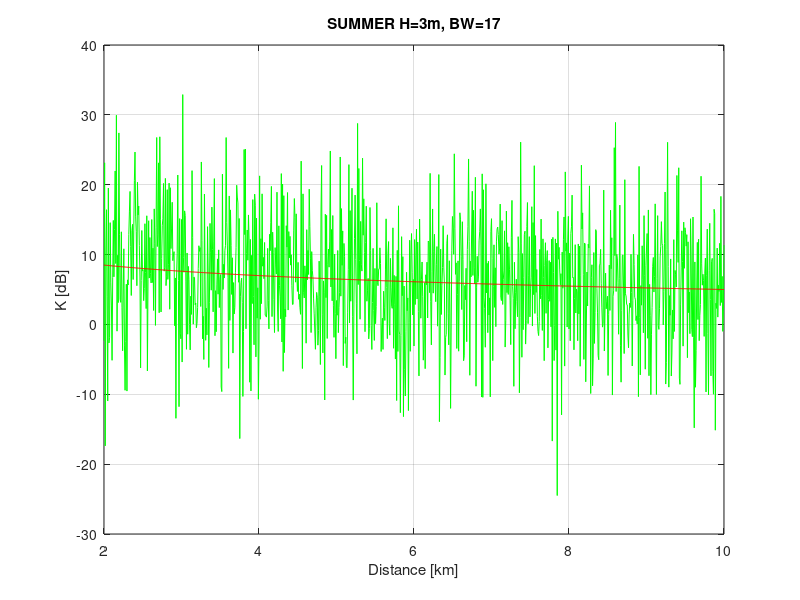

Recreate this plot in MATLAB. (Note: this script raises an error after producing the figure.)
%%%%%%%%%%%%%%%%%%%%%%%%%%%%%%%%%%%%%%%%%%%%%%%%%%%%%%%%%%%%%%%%%%%%%%%%%%%%%%%%%%%%%%
% SIMULATION OF A FIRST ORDER STATISTICAL MODEL FOR K                                %
% ASSUMING K AS A LOGNORMAL VARIABLE AND K IS A FUNCTION OF DISTANCE, Fs, Fh, AND Fb.% 
%%%%%%%%%%%%%%%%%%%%%%%%%%%%%%%%%%%%%%%%%%%%%%%%%%%%%%%%%%%%%%%%%%%%%%%%%%%%%%%%%%%%%%

% WE DEFINE THE VALUES OF THE HEIGHT RECEIVER AND THE ANTENNA BEAMWIDTH (IN
% ACCORDANCE WITH THE TABLE 1. OF THE PAPER "RICEAN K-VALUES.."
% HEIGHTS
h1=3;
h2=10;

%BEAMWIDTHS
b1=17;
b2=30;
b3=65;

% DEFINITION OF Fs, Fh AND Fb.
Fs_Summer= 1.0; % SUMMER (LEAVES)
Fs_Winter= 2.5; % WINTER (NO LEAVES)

Fh1=(h1/3)^0.46; % H IN METERS
Fh2=(h2/3)^0.46

Fb1=(b1/17)^-0.62; % B IN DEGREES
Fb2=(b2/17)^-0.62;
Fb3=(b3/17)^-0.62;

Ko=10.0; %Ko is 10 in dB
Gamma=-0.5; %Go is -0.5 dB

% Distance goes from 2 to 10
% Definition of two variables K_Summer and K_Winter in which each one depends if it is
% Summer or Winter.
K_Summer1_3m=Fs_Summer*Fh1*Fb1*Ko;
K_Summer2_3m=Fs_Summer*Fh1*Fb2*Ko;
K_Summer3_3m=Fs_Summer*Fh1*Fb3*Ko;

K_Summer1_10m=Fs_Summer*Fh2*Fb1*Ko;
K_Summer2_10m=Fs_Summer*Fh2*Fb2*Ko;
K_Summer3_10m=Fs_Summer*Fh2*Fb3*Ko;

K_Winter1_3m=Fs_Winter*Fh1*Fb1*Ko;
K_Winter2_3m=Fs_Winter*Fh1*Fb2*Ko;
K_Winter3_3m=Fs_Winter*Fh1*Fb3*Ko;

K_Winter1_10m=Fs_Winter*Fh2*Fb1*Ko;
K_Winter2_10m=Fs_Winter*Fh2*Fb2*Ko;
K_Winter3_10m=Fs_Winter*Fh2*Fb3*Ko;

% Generation of a Gaussian random variable with standard deviation of 8 db, with 1001 samples
y=2:0.008:10;
s=8;
x=s*randn(1,1001);

% Compute of K_SummerTot and K_WinterTot
d=y;
K_SummerTot1_3m=10*log10(K_Summer1_3m)+ 10*Gamma*log10(d); %K_SummerTot in dB, this value is the mean for the r.v. K
K_SummerTot2_3m=10*log10(K_Summer2_3m)+ 10*Gamma*log10(d);
K_SummerTot3_3m=10*log10(K_Summer3_3m)+ 10*Gamma*log10(d);

K_SummerTot1_10m=10*log10(K_Summer1_10m)+ 10*Gamma*log10(d);
K_SummerTot2_10m=10*log10(K_Summer2_10m)+ 10*Gamma*log10(d);
K_SummerTot3_10m=10*log10(K_Summer3_10m)+ 10*Gamma*log10(d);

K_WinterTot1_3m=10*log10(K_Winter1_3m)+ 10*Gamma*log10(d); %K_WinterTot in dB, this value is the mean for the r.v. K
K_WinterTot2_3m=10*log10(K_Winter2_3m)+ 10*Gamma*log10(d);
K_WinterTot3_3m=10*log10(K_Winter3_3m)+ 10*Gamma*log10(d);
K_WinterTot1_10m=10*log10(K_Winter1_10m)+ 10*Gamma*log10(d);
K_WinterTot2_10m=10*log10(K_Winter2_10m)+ 10*Gamma*log10(d);
K_WinterTot3_10m=10*log10(K_Winter3_10m)+ 10*Gamma*log10(d);

%Mean and variations around the mean (mean=k_SummerTot or K_WinterTot) plus the Gaussian random variable with zero 
%mean and standard deviation=s

K_SummerEst1_3m=K_SummerTot1_3m+x;
K_SummerEst2_3m=K_SummerTot2_3m+x;
K_SummerEst3_3m=K_SummerTot3_3m+x;

K_SummerEst1_10m=K_SummerTot1_10m+x;
K_SummerEst2_10m=K_SummerTot2_10m+x;
K_SummerEst3_10m=K_SummerTot3_10m+x;

K_WinterEst1_3m=K_WinterTot1_3m+x;
K_WinterEst2_3m=K_WinterTot2_3m+x;
K_WinterEst3_3m=K_WinterTot3_3m+x;

K_WinterEst1_10m=K_WinterTot1_10m+x;
K_WinterEst2_10m=K_WinterTot2_10m+x;
K_WinterEst3_10m=K_WinterTot3_10m+x;

figure(2);
plot(y,K_SummerEst1_3m,'g')
hold on;
plot_handles_median=plot(y,K_SummerTot1_3m,'r')
grid on;
title('SUMMER H=3m, BW=17')
xlabel('Distance [km]')
ylabel('K [dB]')
legend_handle=[plot_handles_median];
legend(legend_handle,'Mean of K',1);
Median_Summer1_3m=median(K_SummerEst1_3m)
hold off;

figure(3);
plot(d,K_SummerEst2_3m,'g')
hold on;
plot_handles_median=plot(y,K_SummerTot2_3m,'r')
grid on;
title('SUMMER H=3m, BW=30')
xlabel('Distance [km]')
ylabel('K [dB]')
legend_handle=[plot_handles_median];
legend(legend_handle,'Mean of K',1);
Median_Summer2_3m=median(K_SummerEst2_3m)
hold off;

figure(4);
plot(d,K_SummerEst3_3m,'g')
hold on;
plot_handles_median=plot(y,K_SummerTot3_3m,'r')
grid on;
title('SUMMER H=3m, BW=65')
xlabel('Distance [km]')
ylabel('K [dB]')
legend_handle=[plot_handles_median];
legend(legend_handle,'Mean of K',1);
Median_Summer3_3m=median(K_SummerEst3_3m)
hold off;

figure(5);
plot(d,K_SummerEst1_10m,'g')
hold on;
plot_handles_median=plot(y,K_SummerTot1_10m,'r')
grid on;
title('SUMMER H=10m, BW=17')
xlabel('Distance [km]')
ylabel('K [dB]')
legend_handle=[plot_handles_median];
legend(legend_handle,'Mean of K',1);
Median_Summer1_10m=median(K_SummerEst1_10m)
hold off;

figure(6);
plot(d,K_SummerEst2_10m,'g')
hold on;
plot_handles_median=plot(y,K_SummerTot2_10m,'r')
grid on;
title('SUMMER H=10m, BW=30')
xlabel('Distance [km]')
ylabel('K [dB]')
legend_handle=[plot_handles_median];
legend(legend_handle,'Mean of K',1);
Median_Summer2_10m=median(K_SummerEst2_10m)
hold off;

figure(7);
plot(d,K_SummerEst3_10m,'g')
hold on;
plot_handles_median=plot(y,K_SummerTot3_10m,'r')
grid on;
title('SUMMER H=10m, BW=65')
xlabel('Distance [km]')
ylabel('K [dB]')
legend_handle=[plot_handles_median];
legend(legend_handle,'Mean of K',1);
Median_Summer3_10m=median(K_SummerEst3_10m)
hold off;

figure(8);
plot(d,K_WinterEst1_3m,'g')
hold on;
plot_handles_median=plot(y,K_WinterTot1_3m,'r')
grid on;
title('WINTER H=3m, BW=17')
xlabel('Distance [km]')
ylabel('K [dB]')
legend_handle=[plot_handles_median];
legend(legend_handle,'Mean of K',1);
Median_Winter1_3m=median(K_WinterEst1_3m)
hold off;

figure(9);
plot(d,K_WinterEst2_3m,'g')
hold on;
plot_handles_median=plot(y,K_WinterTot2_3m,'r')
grid on;
title('WINTER H=3m, BW=30')
xlabel('Distance [km]')
ylabel('K [dB]')
legend_handle=[plot_handles_median];
legend(legend_handle,'Mean of K',1);
Median_Winter2_3m=median(K_WinterEst2_3m)
hold off;

figure(10);
plot(d,K_WinterEst3_3m,'g')
hold on;
plot_handles_median=plot(y,K_WinterTot3_3m,'r')
grid on;
title('WINTER H=3m, BW=65')
xlabel('Distance [km]')
ylabel('K [dB]')
legend_handle=[plot_handles_median];
legend(legend_handle,'Mean of K',1);
Median_Winter3_3m=median(K_WinterEst3_3m)
hold off;

figure(11);
plot(d,K_WinterEst1_10m,'g')
hold on;
plot_handles_median=plot(y,K_WinterTot1_10m,'r')
grid on;
title('WINTER H=10m, BW=17')
xlabel('Distance [km]')
ylabel('K [dB]')
legend_handle=[plot_handles_median];
legend(legend_handle,'Mean of K',1);
Median_Winter1_10m=median(K_WinterEst1_10m)

figure(12);
plot(d,K_WinterEst2_10m,'g')
hold on;
plot_handles_median=plot(y,K_WinterTot2_10m,'r')
grid on;
title('WINTER H=10m, BW=30')
xlabel('Distance [km]')
ylabel('K [dB]')
legend_handle=[plot_handles_median];
legend(legend_handle,'Mean of K',1);
Median_Winter2_10m=median(K_WinterEst2_10m)

figure(13);
plot(d,K_WinterEst3_10m,'g')
hold on;
plot_handles_median=plot(y,K_WinterTot3_10m,'r')
grid on;
title('WINTER H=10m, BW=65')
xlabel('Distance [km]')
ylabel('K [dB]')
legend_handle=[plot_handles_median];
legend(legend_handle,'Mean of K',1);
Median_Winter3_10m=median(K_WinterEst3_10m)
Median3_Winter3_10m=median(K_WinterTot3_10m)
hold off;

%%%%%%%%%%%%%%%%%%%%%%%%%%%%%%%%%%%%%%%%%%%%%%%%%%%%%%%%%%%%%%%%%%%%%%%%%%%%%%%%%%%%%%%%%%%%%%%%%%%%%%%%%%%%%%%%%%
%The following figures represent the CDF's of the K factors obtained by the relationship given previously.
%We know that the pdf is a Gaussian distribution with mean K_xxx_Tot and deviation standard of 8.
%We define the values of K in which we want to know its cumulative distribution function.
%%%%%%%%%%%%%%%%%%%%%%%%%%%%%%%%%%%%%%%%%%%%%%%%%%%%%%%%%%%%%%%%%%%%%%%%%%%%%%%%%%%%%%%%%%%%%%%%%%%%%%%%%%%%%%%%%%

K=-30:0.070:40
figure(14);
r=CDFNormal(K,K_SummerTot1_3m,8);
plot_handles1=plot(K,r);
grid on;
title('CDF of K w/Beamwidth 17 (SUMMER-WINTER)')
hold on;
r=CDFNormal(K,K_SummerTot1_10m,8); %parameters: x, mean, sigma.
plot_handles2=plot(K,r,'r')
r=CDFNormal(K,K_WinterTot1_3m,8);
plot_handles3=plot(K,r,'g')
r=CDFNormal(K,K_WinterTot1_10m,8);
plot_handles4=plot(K,r,'c')
legend_handles=[plot_handles1;plot_handles2;plot_handles3;plot_handles4];
legend(legend_handles,'Summer H=3m','Summer H=10m','Winter H=3m','Winter H=10m',2);
hold off;

figure(15);
r=CDFNormal(K,K_SummerTot2_3m,8);
plot_handles1=plot(K,r);
grid on;
title('CDF of K w/Beamwidth 30 (SUMMER-WINTER)')
hold on;
r=CDFNormal(K,K_SummerTot2_10m,8);
plot_handles2=plot(K,r,'r')
r=CDFNormal(K,K_WinterTot2_3m,8);
plot_handles3=plot(K,r,'g')
r=CDFNormal(K,K_WinterTot2_10m,8);
plot_handles4=plot(K,r,'c')
legend_handles=[plot_handles1;plot_handles2;plot_handles3;plot_handles4];
legend(legend_handles,'Summer H=3m','Summer H=10m','Winter H=3m','Winter H=10m',2);
hold off;

figure(16);
r=CDFNormal(K,K_SummerTot3_3m,8);
plot_handles1=plot(K,r);
grid on;
title('CDF of K w/Beamwidth 65 (SUMMER-WINTER)')
hold on;
r=CDFNormal(K,K_SummerTot3_10m,8);
plot_handles2=plot(K,r,'r')
r=CDFNormal(K,K_WinterTot3_3m,8);
plot_handles3=plot(K,r,'g')
r=CDFNormal(K,K_WinterTot3_10m,8);
plot_handles4=plot(K,r,'c')
legend_handles=[plot_handles1;plot_handles2;plot_handles3;plot_handles4];
legend(legend_handles,'Summer H=3m','Summer H=10m','Winter H=3m','Winter H=10m',2);
hold off;




